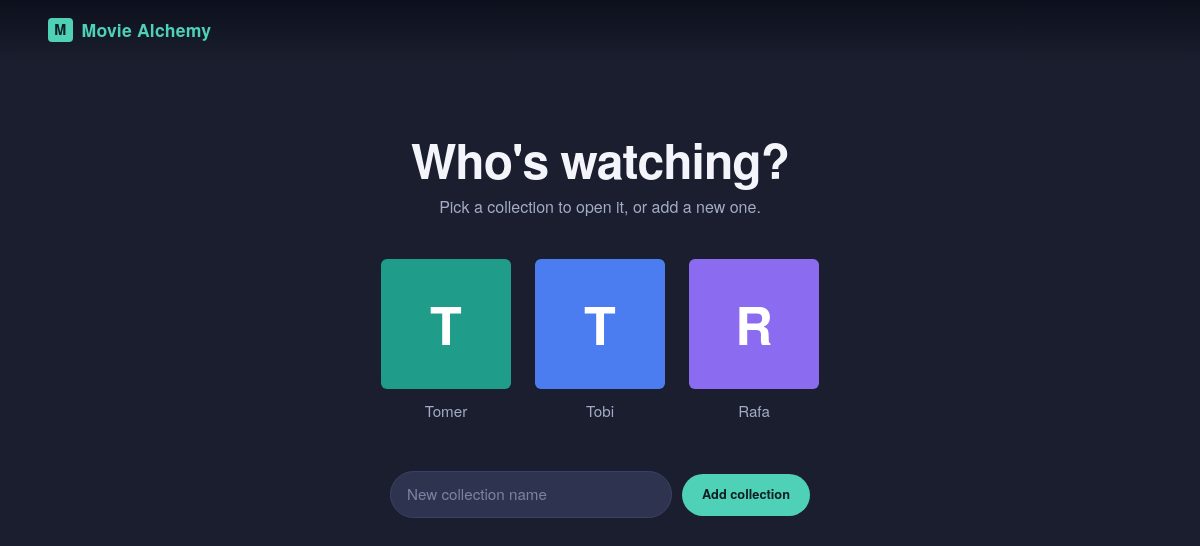
The page / on the database its author committed.
### models.py (models this page shows, shortened)
class Base(DeclarativeBase):
    """Base class for declarative models."""

class User(Base):
    __tablename__ = "users"
    id: Mapped[int] = mapped_column(
        Integer,
        primary_key=True,
        autoincrement=True,
    )
    name: Mapped[str] = mapped_column(String, unique=True, nullable=False)

### app.py (the view)
    def index(self) -> str | tuple[str, int]:
        try:
            users = self.data_manager.get_users()
        except RuntimeError:
            return (
                render_template(
                    "500.html",
                    error=API_ERR_INTERNAL_SERVER_ERROR,
                ),
                500,
            )
        error = request.args.get("error")
        return render_template("index.html", users=users, error=error)

### datamanager.py (called while the page is built)
    def get_users(self) -> list[User]:
        try:
            with self.db.session_factory.begin() as session:
                return list(session.scalars(select(User)).all())
        except SQLAlchemyError as error:
            err_msg = "Failed to retrieve users from the database."
            raise RuntimeError(err_msg) from error

### templates/index.html (shortened to what this page needs)
{% extends "base.html" %}
{% block content %}
<header class="page-header welcome-header">
    <h1>Who's watching?</h1>
    <p class="intro">Pick a collection to open it, or add a new one.</p>
</header>
<section class="user-section" aria-labelledby="users-heading">
<ul class="profile-list">
    {% for user in users %}
    <li>
            <a href="{{ url_for('users_movies', user_id=user.id) }}">
                <span class="avatar avatar-{{ loop.index0 % 5 }}" aria-hidden="true">{{ user.name[:1]|upper }}</span>
                <span class="profile-name">{{ user.name }}</span>
            </a>
            </li>
            {% endfor %}
            </ul>
<form class="search-form create-form" action="{{ url_for('users') }}" method="post">
    <input type="text" id="name" name="name" placeholder="New collection name" required>
    <button type="submit">Add collection</button>
</form>
</section>
{% endblock %}

### static/style.css (style rules this page uses)
:root { color-scheme: dark; --bg: #1a1e2e; --surface: #242940; --raised: #2e3450; --line: #3a4263; --ink: #f3f5fb; --muted: #a4abc6; --accent: #4fd1b8; --on-accent: #0e1f24; --danger: #ff6b78; --accent-dark: #36b59d; --radius: 6px; --gutter: clamp(1rem, 4vw, 3rem); --max: 1400px; }
* { box-sizing: border-box; }
body { margin: 0; min-width: 320px; background: var(--bg); color: var(--ink); font-family: 'Helvetica Neue', Helvetica, Arial, sans-serif; line-height: 1.5; -webkit-font-smoothing: antialiased; }
h1, h2, p { margin-top: 0; }
h1 { margin-bottom: 0; font-size: clamp(1.6rem, 3.2vw, 2.25rem); font-weight: 700; letter-spacing: -0.02em; line-height: 1.15; }
.page-header { margin-bottom: 2rem; }
.intro { max-width: 560px; margin-bottom: 0; color: var(--muted); font-size: 1rem; }
ul { margin: 1.5rem 0 2.5rem; padding: 0; list-style: none; }
li { border-bottom: 1px solid var(--line); }
li a { display: block; padding: 0.85rem 0; color: var(--ink); font-size: 1.05rem; text-decoration: none; transition: color 160ms ease, padding-left 160ms ease; }
form { display: flex; flex-wrap: wrap; align-items: center; gap: 0.6rem; }
input[type='text'], input[type='url'], textarea { padding: 0.65rem 0.85rem; border: 1px solid var(--line); border-radius: var(--radius); background: var(--surface); color: var(--ink); font: inherit; font-size: 0.95rem; }
input[type='text'] { min-width: 0; flex: 1 1 240px; }
::placeholder { color: #7b83a3; }
button { padding: 0.55rem 1rem; border: 0; border-radius: 4px; background: var(--accent); color: var(--on-accent); cursor: pointer; font: inherit; font-size: 0.8rem; font-weight: 600; transition: background 160ms ease, color 160ms ease; }
.search-form { flex-wrap: nowrap; }
.search-form input[type='text'] { flex: 1 1 auto; padding: 0.7rem 1rem; border-radius: 999px; background: var(--raised); }
.search-form button { padding: 0.7rem 1.25rem; border-radius: 999px; white-space: nowrap; }
.welcome-header { margin: 2.5rem 0 0; text-align: center; }
.welcome-header h1 { max-width: none; margin-bottom: 0.5rem; font-size: clamp(2rem, 5vw, 3rem); }
.welcome-header .intro { margin-inline: auto; }
.profile-list { display: flex; flex-wrap: wrap; justify-content: center; gap: 2rem 1.5rem; margin: 2.5rem 0 3rem; }
.profile-list li { border-bottom: 0; }
.profile-list a, .profile-list a:hover, .profile-list a:focus-visible { display: flex; flex-direction: column; align-items: center; gap: 0.7rem; padding: 0; color: var(--muted); font-size: 0.95rem; }
.avatar { display: grid; width: clamp(88px, 14vw, 130px); aspect-ratio: 1; place-items: center; border: 3px solid transparent; border-radius: var(--radius); color: #fff; font-size: clamp(2rem, 5vw, 3.25rem); font-weight: 700; transition: border-color 160ms ease; }
.avatar-0 { background: #1f9d8a; }
.avatar-1 { background: #4c7df0; }
.avatar-2 { background: #8b6cf0; }
.create-form { max-width: 420px; margin: 0 auto; }

### rows shown on the page
User: name "T", name "Tomer"
User: name "T", name "Tobi"
User: name "R", name "Rafa"
